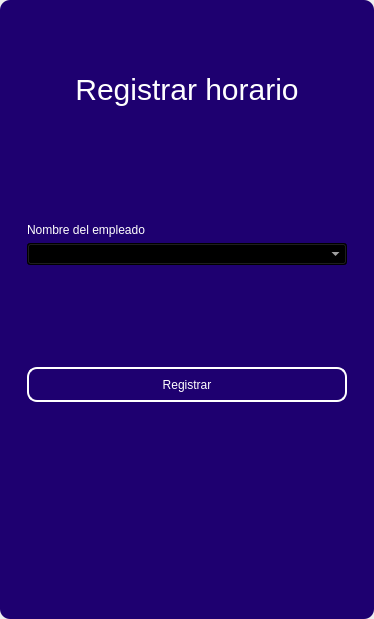
<?xml version="1.0" encoding="UTF-8"?>
<ui version="4.0">
 <class>MainWindow</class>
 <widget class="QMainWindow" name="MainWindow">
  <property name="geometry">
   <rect>
    <x>0</x>
    <y>0</y>
    <width>374</width>
    <height>619</height>
   </rect>
  </property>
  <property name="windowTitle">
   <string>MainWindow</string>
  </property>
  <property name="styleSheet">
   <string notr="true"/>
  </property>
  <widget class="QWidget" name="centralwidget">
   <property name="styleSheet">
    <string notr="true"/>
   </property>
   <layout class="QVBoxLayout" name="verticalLayout">
    <property name="spacing">
     <number>0</number>
    </property>
    <property name="leftMargin">
     <number>0</number>
    </property>
    <property name="topMargin">
     <number>0</number>
    </property>
    <property name="rightMargin">
     <number>0</number>
    </property>
    <property name="bottomMargin">
     <number>0</number>
    </property>
    <item>
     <widget class="QFrame" name="frame">
      <property name="enabled">
       <bool>true</bool>
      </property>
      <property name="styleSheet">
       <string notr="true">QFrame {
	border-radius:10px;
	background-color:#1E0070;
 }
</string>
      </property>
      <property name="frameShape">
       <enum>QFrame::StyledPanel</enum>
      </property>
      <property name="frameShadow">
       <enum>QFrame::Raised</enum>
      </property>
      <layout class="QVBoxLayout" name="verticalLayout_2">
       <item>
        <widget class="QFrame" name="frame_superior">
         <property name="minimumSize">
          <size>
           <width>0</width>
           <height>40</height>
          </size>
         </property>
         <property name="maximumSize">
          <size>
           <width>16777215</width>
           <height>40</height>
          </size>
         </property>
         <property name="styleSheet">
          <string notr="true">QPushButton{
border-radius:18px;
}

QPushButton:hover{
	background-color: rgb(0, 0, 0);
}
</string>
         </property>
         <property name="frameShape">
          <enum>QFrame::StyledPanel</enum>
         </property>
         <property name="frameShadow">
          <enum>QFrame::Raised</enum>
         </property>
         <layout class="QHBoxLayout" name="horizontalLayout_3">
          <property name="spacing">
           <number>4</number>
          </property>
          <property name="leftMargin">
           <number>0</number>
          </property>
          <property name="topMargin">
           <number>0</number>
          </property>
          <property name="rightMargin">
           <number>0</number>
          </property>
          <property name="bottomMargin">
           <number>0</number>
          </property>
          <item>
           <widget class="QPushButton" name="btn_icon">
            <property name="text">
             <string/>
            </property>
            <property name="iconSize">
             <size>
              <width>40</width>
              <height>40</height>
             </size>
            </property>
           </widget>
          </item>
          <item>
           <spacer name="horizontalSpacer_2">
            <property name="orientation">
             <enum>Qt::Horizontal</enum>
            </property>
            <property name="sizeHint" stdset="0">
             <size>
              <width>443</width>
              <height>20</height>
             </size>
            </property>
           </spacer>
          </item>
          <item>
           <widget class="QPushButton" name="bt_minimizar">
            <property name="minimumSize">
             <size>
              <width>38</width>
              <height>38</height>
             </size>
            </property>
            <property name="maximumSize">
             <size>
              <width>38</width>
              <height>38</height>
             </size>
            </property>
            <property name="cursor">
             <cursorShape>PointingHandCursor</cursorShape>
            </property>
            <property name="text">
             <string/>
            </property>
            <property name="icon">
             <iconset>
              <normaloff>image/minus.svg</normaloff>image/minus.svg</iconset>
            </property>
            <property name="iconSize">
             <size>
              <width>38</width>
              <height>38</height>
             </size>
            </property>
           </widget>
          </item>
          <item>
           <widget class="QPushButton" name="bt_maximizar">
            <property name="minimumSize">
             <size>
              <width>38</width>
              <height>38</height>
             </size>
            </property>
            <property name="maximumSize">
             <size>
              <width>38</width>
              <height>38</height>
             </size>
            </property>
            <property name="cursor">
             <cursorShape>PointingHandCursor</cursorShape>
            </property>
            <property name="text">
             <string/>
            </property>
            <property name="icon">
             <iconset>
              <normaloff>image/chevron-up.svg</normaloff>image/chevron-up.svg</iconset>
            </property>
            <property name="iconSize">
             <size>
              <width>38</width>
              <height>38</height>
             </size>
            </property>
           </widget>
          </item>
          <item>
           <widget class="QPushButton" name="bt_restaurar">
            <property name="minimumSize">
             <size>
              <width>38</width>
              <height>38</height>
             </size>
            </property>
            <property name="maximumSize">
             <size>
              <width>38</width>
              <height>38</height>
             </size>
            </property>
            <property name="cursor">
             <cursorShape>PointingHandCursor</cursorShape>
            </property>
            <property name="text">
             <string/>
            </property>
            <property name="icon">
             <iconset>
              <normaloff>image/chevron-down.svg</normaloff>image/chevron-down.svg</iconset>
            </property>
            <property name="iconSize">
             <size>
              <width>38</width>
              <height>38</height>
             </size>
            </property>
           </widget>
          </item>
          <item>
           <widget class="QPushButton" name="bt_cerrar">
            <property name="minimumSize">
             <size>
              <width>38</width>
              <height>38</height>
             </size>
            </property>
            <property name="maximumSize">
             <size>
              <width>38</width>
              <height>38</height>
             </size>
            </property>
            <property name="cursor">
             <cursorShape>PointingHandCursor</cursorShape>
            </property>
            <property name="text">
             <string/>
            </property>
            <property name="icon">
             <iconset>
              <normaloff>image/x.svg</normaloff>image/x.svg</iconset>
            </property>
            <property name="iconSize">
             <size>
              <width>38</width>
              <height>38</height>
             </size>
            </property>
           </widget>
          </item>
         </layout>
        </widget>
       </item>
       <item>
        <widget class="QFrame" name="frame_3">
         <property name="styleSheet">
          <string notr="true">QLabel {
	color: rgb(255, 255, 254);
	font: 12pt &quot;Arial&quot;;
	background-color: rgba(0, 0, 0,0);
}

QTextEdit{
background-color: rgba(0, 0, 0,0);
border-radius:10px; 
font: 12pt &quot;Arial&quot;;
color: rgb(255, 255, 254);
border: 2px solid  rgb(255, 255, 255);

}

QTextEdit:hover{
background-color: rgba(0, 0, 0,0);
border-radius:10px; 
font: 12pt &quot;Arial&quot;;
border: 2px solid  rgb(120, 0, 171);
}

QTextEdit:focus{
background-color: rgb(0, 0, 0);
border-radius:10px; 
font: 12pt &quot;Arial&quot;;
border: 2px solid rgb(120, 0, 171);
}

QLineEdit{
background-color: rgba(0, 0, 0,0);
border-radius:10px; 
font: 12pt &quot;Arial&quot;;
color: rgb(255, 255, 254);
border: 2px solid  rgb(255, 255, 255);

}

QLineEdit:hover{
background-color: rgba(0, 0, 0,0);
border-radius:10px; 
font: 12pt &quot;Arial&quot;;
border: 2px solid  rgb(120, 0, 171);
}

QLineEdit:focus{
background-color: rgb(0, 0, 0);
border-radius:10px; 
font: 12pt &quot;Arial&quot;;
border: 2px solid rgb(120, 0, 171);
}

QCheckBox{
	font: 12pt &quot;Arial&quot;;
	color: rgb(255, 255, 255);
}

QCheckBox::indicator {
    width: 18px;
    height:18px;
}

QCheckBox::indicator:unchecked {
   background-image: url(image/square.svg);
}

QCheckBox::indicator:checked {
   background-image: url(image/check-square.svg);
}

QPushButton{
border-radius:10px; 
font: 12pt &quot;Arial&quot;;
color: rgb(255, 255, 254);
border: 2px solid #ffffff;
}

QPushButton:hover{
border-radius:10px; 
font: 12pt &quot;Arial&quot;;
color: rgb(255, 255, 255);
border: 2px solid rgb(120, 0, 171);
	background-color: rgb(120, 0, 171);
}
</string>
         </property>
         <property name="frameShape">
          <enum>QFrame::StyledPanel</enum>
         </property>
         <property name="frameShadow">
          <enum>QFrame::Raised</enum>
         </property>
         <layout class="QHBoxLayout" name="horizontalLayout_4">
          <item>
           <layout class="QVBoxLayout" name="verticalLayout_4">
            <property name="spacing">
             <number>5</number>
            </property>
            <property name="rightMargin">
             <number>0</number>
            </property>
            <property name="bottomMargin">
             <number>0</number>
            </property>
            <item>
             <widget class="QLabel" name="label_3">
              <property name="minimumSize">
               <size>
                <width>100</width>
                <height>50</height>
               </size>
              </property>
              <property name="styleSheet">
               <string notr="true">font-size: 30px;
color: rgb(255, 255, 255);</string>
              </property>
              <property name="text">
               <string>Registrar horario</string>
              </property>
              <property name="alignment">
               <set>Qt::AlignCenter</set>
              </property>
             </widget>
            </item>
            <item>
             <widget class="QFrame" name="frame_4">
              <property name="maximumSize">
               <size>
                <width>400</width>
                <height>700</height>
               </size>
              </property>
              <property name="layoutDirection">
               <enum>Qt::LeftToRight</enum>
              </property>
              <property name="styleSheet">
               <string notr="true">QLabel {
	color: rgb(255, 255, 254);
	font: 12pt &quot;Arial&quot;;
	background-color: rgba(0, 0, 0,0);
}

QTextEdit{
background-color: rgba(0, 0, 0,0);
border-radius:10px; 
font: 12pt &quot;Arial&quot;;
color: rgb(255, 255, 254);
border: 2px solid  rgb(255, 255, 255);

}

QTextEdit:hover{
background-color: rgba(0, 0, 0,0);
border-radius:10px; 
font: 12pt &quot;Arial&quot;;
border: 2px solid  rgb(120, 0, 171);
}

QTextEdit:focus{
background-color: rgb(0, 0, 0);
border-radius:10px; 
font: 12pt &quot;Arial&quot;;
border: 2px solid rgb(120, 0, 171);
}

QLineEdit{
background-color: rgba(0, 0, 0,0);
border-radius:10px; 
font: 12pt &quot;Arial&quot;;
color: rgb(255, 255, 254);
border: 2px solid  rgb(255, 255, 255);

}

QLineEdit:hover{
background-color: rgba(0, 0, 0,0);
border-radius:10px; 
font: 12pt &quot;Arial&quot;;
border: 2px solid  rgb(120, 0, 171);
}

QLineEdit:focus{
background-color: rgb(0, 0, 0);
border-radius:10px; 
font: 12pt &quot;Arial&quot;;
border: 2px solid rgb(120, 0, 171);
}

QCheckBox{
	font: 12pt &quot;Arial&quot;;
	color: rgb(255, 255, 255);
}

QCheckBox::indicator {
    width: 18px;
    height:18px;
}

QCheckBox::indicator:unchecked {
   background-image: url(image/square.svg);
}

QCheckBox::indicator:checked {
   background-image: url(image/check-square.svg);
}

QPushButton{
border-radius:10px; 
font: 12pt &quot;Arial&quot;;
color: rgb(255, 255, 254);
border: 2px solid #ffffff;
}

QPushButton:hover{
border-radius:10px; 
font: 12pt &quot;Arial&quot;;
color: rgb(255, 255, 255);
border: 2px solid rgb(120, 0, 171);
	background-color: rgb(120, 0, 171);
}
</string>
              </property>
              <property name="frameShape">
               <enum>QFrame::StyledPanel</enum>
              </property>
              <property name="frameShadow">
               <enum>QFrame::Raised</enum>
              </property>
              <layout class="QVBoxLayout" name="verticalLayout_3">
               <property name="leftMargin">
                <number>9</number>
               </property>
               <property name="topMargin">
                <number>9</number>
               </property>
               <property name="rightMargin">
                <number>9</number>
               </property>
               <property name="bottomMargin">
                <number>9</number>
               </property>
               <item>
                <spacer name="verticalSpacer_3">
                 <property name="orientation">
                  <enum>Qt::Vertical</enum>
                 </property>
                 <property name="sizeHint" stdset="0">
                  <size>
                   <width>20</width>
                   <height>40</height>
                  </size>
                 </property>
                </spacer>
               </item>
               <item>
                <widget class="QLabel" name="label_4">
                 <property name="text">
                  <string>Nombre del empleado</string>
                 </property>
                </widget>
               </item>
               <item>
                <widget class="QComboBox" name="employee_combobox">
                 <property name="styleSheet">
                  <string notr="true">background-color: rgb(0, 0, 0);
color: rgb(255, 255, 255);</string>
                 </property>
                </widget>
               </item>
               <item>
                <spacer name="verticalSpacer_10">
                 <property name="orientation">
                  <enum>Qt::Vertical</enum>
                 </property>
                 <property name="sizeHint" stdset="0">
                  <size>
                   <width>20</width>
                   <height>40</height>
                  </size>
                 </property>
                </spacer>
               </item>
               <item>
                <widget class="QPushButton" name="btn_add">
                 <property name="minimumSize">
                  <size>
                   <width>0</width>
                   <height>35</height>
                  </size>
                 </property>
                 <property name="cursor">
                  <cursorShape>PointingHandCursor</cursorShape>
                 </property>
                 <property name="text">
                  <string>Registrar</string>
                 </property>
                </widget>
               </item>
               <item>
                <spacer name="verticalSpacer_7">
                 <property name="orientation">
                  <enum>Qt::Vertical</enum>
                 </property>
                 <property name="sizeHint" stdset="0">
                  <size>
                   <width>20</width>
                   <height>40</height>
                  </size>
                 </property>
                </spacer>
               </item>
               <item>
                <spacer name="verticalSpacer_8">
                 <property name="orientation">
                  <enum>Qt::Vertical</enum>
                 </property>
                 <property name="sizeHint" stdset="0">
                  <size>
                   <width>20</width>
                   <height>40</height>
                  </size>
                 </property>
                </spacer>
               </item>
              </layout>
             </widget>
            </item>
           </layout>
          </item>
         </layout>
        </widget>
       </item>
      </layout>
     </widget>
    </item>
   </layout>
  </widget>
 </widget>
 <resources/>
 <connections/>
</ui>
